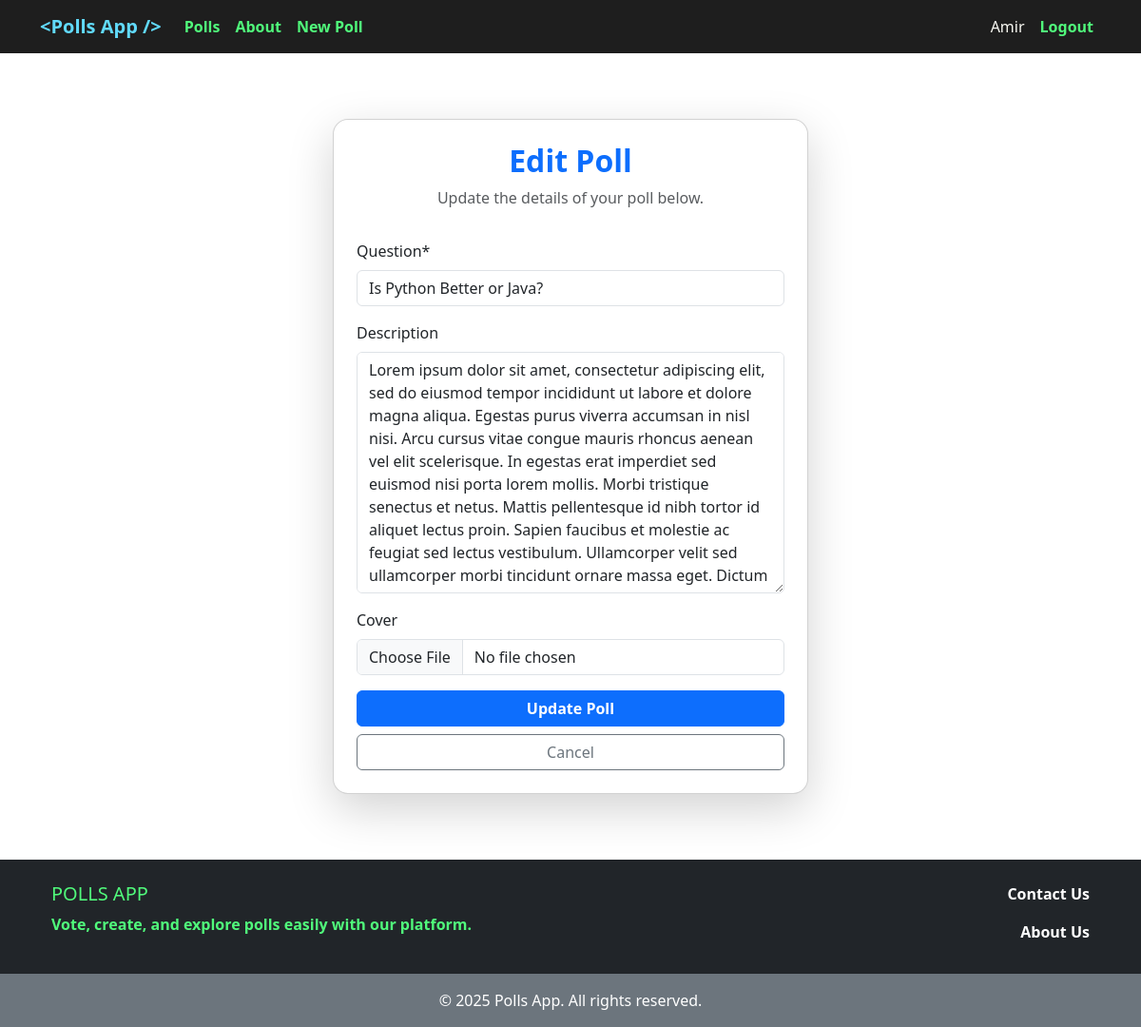
Page /poll/1/edit/ (signed in) on the earlier database version.
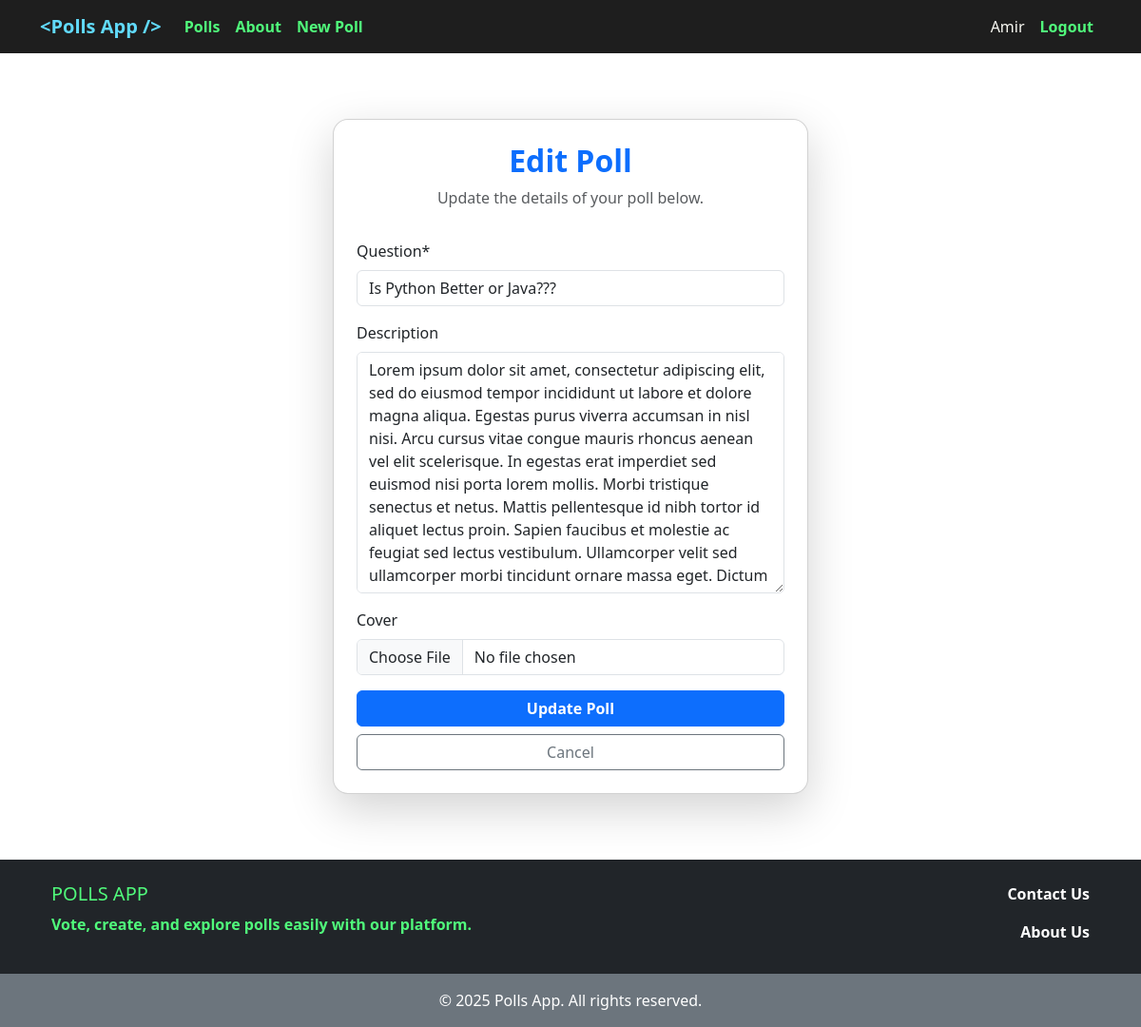
Same page on the later database version.
### polls/models.py (models this page shows, shortened)
class Poll(models.Model):
    question = models.CharField(max_length=700)
    user = models.ForeignKey(get_user_model(), on_delete=models.CASCADE)
    description = models.TextField(blank=True)
    cover = models.ImageField(upload_to='covers/', blank=True)
    up_vote = models.PositiveIntegerField(default=0)
    down_vote = models.PositiveIntegerField(default=0)
    upvoted_by = models.ManyToManyField(get_user_model(), related_name='upvoted_polls', blank=True)
    downvoted_by = models.ManyToManyField(get_user_model(), related_name='downvoted_polls', blank=True)
    datetime_created = models.DateTimeField(auto_now_add=True)
    datetime_modified = models.DateTimeField(auto_now=True)
    def get_absolute_url(self):
        return reverse('poll_detail', kwargs={'pk': self.pk})

### polls/views.py (the view)
# urls.py: path('poll/<int:pk>/edit/', poll_update_view, name='poll_update'),
@login_required
def poll_update_view(request, pk):
    poll = get_object_or_404(Poll, pk=pk)
    if request.user != poll.user:
        messages.error(request, "You are not allowed to edit this poll.")
        return redirect("polls_list")  # Redirect to poll list
    if request.method == "POST":
        form = PollForm(request.POST, request.FILES, instance=poll)
        if form.is_valid():
            form.save()
            messages.success(request, "Poll updated successfully!")
            return redirect("poll_detail", pk=poll.pk)
    else:
        form = PollForm(instance=poll)
    return render(request, "polls/poll_update.html", {"form": form, 'poll': poll})

### polls/forms.py
class PollForm(forms.ModelForm):
    class Meta:
        model = Poll
        fields = ['question', 'description', 'cover']

### polls/templates/polls/poll_update.html (shortened to what this page needs)
{% extends '_base.html' %}
{% load crispy_forms_tags %}
{% block content %}
    <div class="container d-flex justify-content-center align-items-center vh-100">
        <div class="card shadow-lg p-4 rounded-4 w-100" style="max-width: 500px;">
            <div class="text-center mb-3">
                <h2 class="fw-bold text-primary">Edit Poll</h2>
                <p class="text-muted">Update the details of your poll below.</p>
            </div>
            <form method="POST" enctype="multipart/form-data">
                <div class="mb-3">
                    {{ form|crispy }}
                </div>
                <button type="submit" class="btn btn-primary w-100 fw-bold">Update Poll</button>
                <a href="{{ poll.get_absolute_url }}" class="btn btn-outline-secondary w-100 mt-2">Cancel</a>
            </form>
        </div>
    </div>
{% endblock content %}

Differences in the rows shown:
changed Poll: question "Is Python Better or Java?" → "Is Python Better or Java???"
